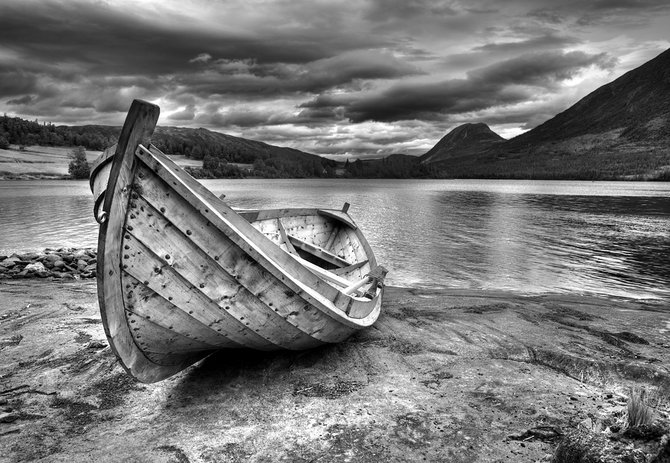
#> input picture Alumnos/Leonardo_Marin/black_and_white.jpg, 670 x 463 px, found by its file name
$ python 'Tarea 2 {spyder}.py'
#> lines starting #> are read from the running program, lines starting #| are printed output that depends on the picture
#######################################################################
### Parte 2

import numpy as np
import pandas as pd
import matplotlib.pyplot as plt
from PIL import Image


#####################################################################
## Ejercicio 1

# Importar imagen


imagen = Image.open('C:/Users/Data Mining/Documents/ITAM/Propedeutico/Alumnos/PropedeuticoDataScience2017/Alumnos/Leonardo_Marin/black_and_white.jpg')
#> imagen is the input picture: PIL image 670x463 L; min 0, max 255, mean 118.8
imagen_gris = imagen.convert('LA')   ## Convertir a escala de grises


## Convertir la imagen a una matriz

imagen_mat = np.array(list(imagen_gris.getdata(band=0)), float)
imagen_mat.shape = (imagen_gris.size[1], imagen_gris.size[0])
imagen_mat = np.matrix(imagen_mat)

plt.figure(figsize=(9, 6))
plt.imshow(imagen_mat, cmap='gray')


## Desomposición singular

U, sigma, V = np.linalg.svd(imagen_mat)
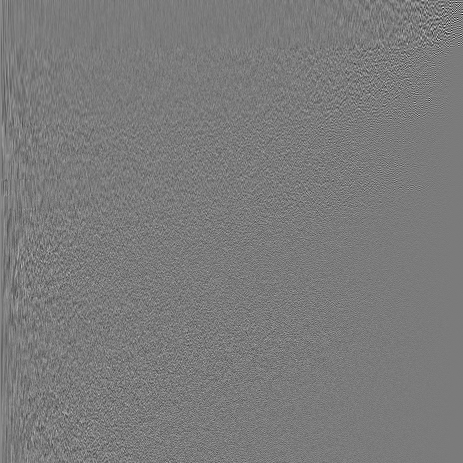
#> U: shape (463, 463) float64; min -0.456, max 0.486, mean 9.57e-05; drawn with min black and max white
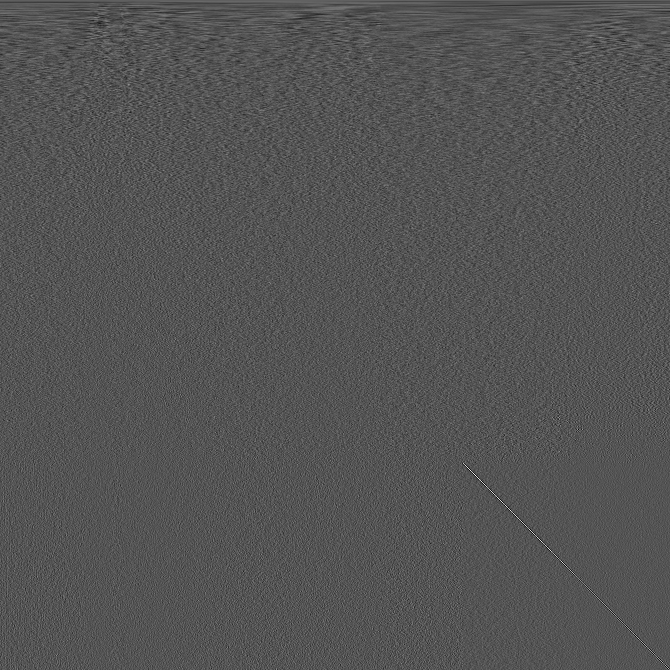
#> V: shape (670, 670) float64; min -0.265, max 0.536, mean 5.88e-05; drawn with min black and max white
#> sigma = 463 values, max 67630.6 at index 0, min 3.49 at index 462, mean 774.3


## Probar la visualización con los primeris n vectores

# n= 1
j = 1
matriz_equivalente = np.matrix(U[:, :j]) * np.diag(sigma[:j]) * np.matrix(V[:j, :])
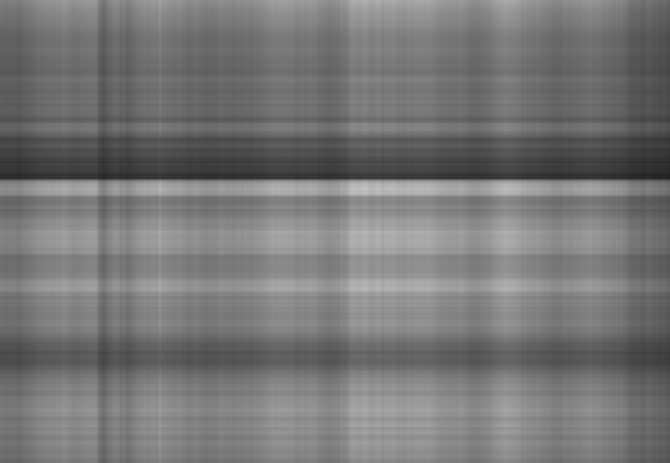
#> matriz_equivalente: shape (463, 670) float64; min 35.13, max 194.4, mean 118.8
plt.figure(figsize=(9, 6))
plt.imshow(matriz_equivalente, cmap='gray')


# n = 5
j = 5
matriz_equivalente = np.matrix(U[:, :j]) * np.diag(sigma[:j]) * np.matrix(V[:j, :])
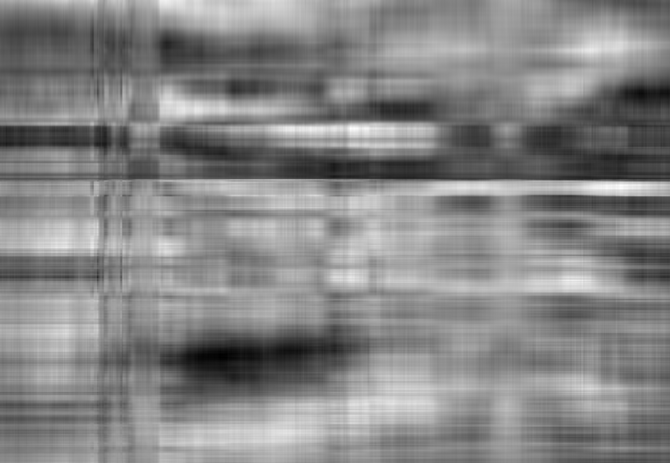
#> matriz_equivalente: shape (463, 670) float64; min -20.35, max 245.5, mean 118.8; drawn with min black and max white
plt.figure(figsize=(9, 6))
plt.imshow(matriz_equivalente, cmap='gray')

# n = 25
j = 25
matriz_equivalente = np.matrix(U[:, :j]) * np.diag(sigma[:j]) * np.matrix(V[:j, :])
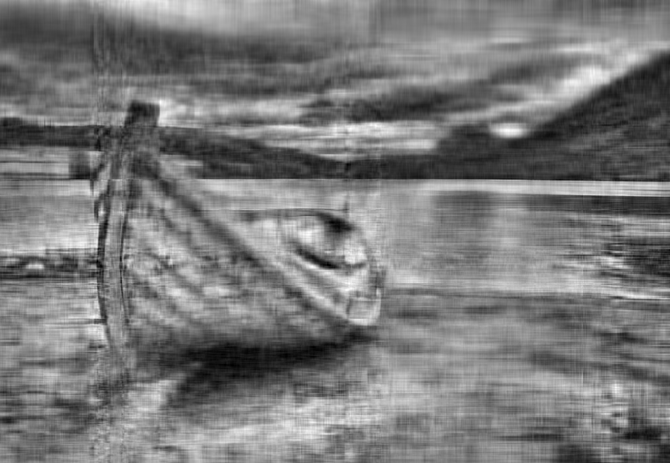
#> matriz_equivalente: shape (463, 670) float64; min -20.94, max 271.9, mean 118.8; drawn with min black and max white
plt.figure(figsize=(9, 6))
plt.imshow(matriz_equivalente, cmap='gray')

# n = 50
j = 50
matriz_equivalente = np.matrix(U[:, :j]) * np.diag(sigma[:j]) * np.matrix(V[:j, :])
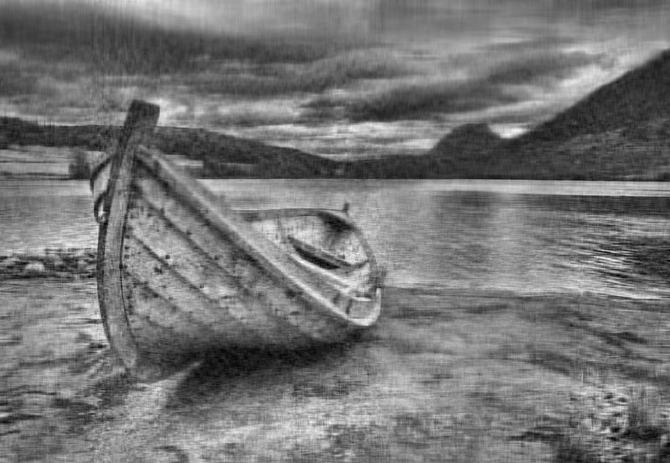
#> matriz_equivalente: shape (463, 670) float64; min -30.47, max 294.9, mean 118.8; drawn with min black and max white
plt.figure(figsize=(9, 6))
plt.imshow(matriz_equivalente, cmap='gray')


## Podemos ver como se puede reconstruir la imagen sin utilizar toda la información de la matriz original,


#####################################################################
## Ejercicio 2

A = np.array([[1,0],[1,2]])
A


def pseudoinversa(A):
    U,s,V=np.linalg.svd(A)
    D1 = np.dot(V,(np.diag(1/s)))
    peudoinversa = np.dot(D1,U.T)
    return peudoinversa

B = pseudoinversa(A)
B

def sistema_ecuaciones(A,b):
    #Resuelve un sistema de ecuaciones, A es la matriz con los coeficentes de las ecuaciones, b es el vector de  re sesultados
    x = np.dot(pseudoinversa(A),b.T)
    return(x)


A = np.array([[1,0],[1,2]])
A
A.shape

b = np.array([[5,3]])
b
b.shape


## Probar la Función
sistema_ecuaciones(A,b)


##
